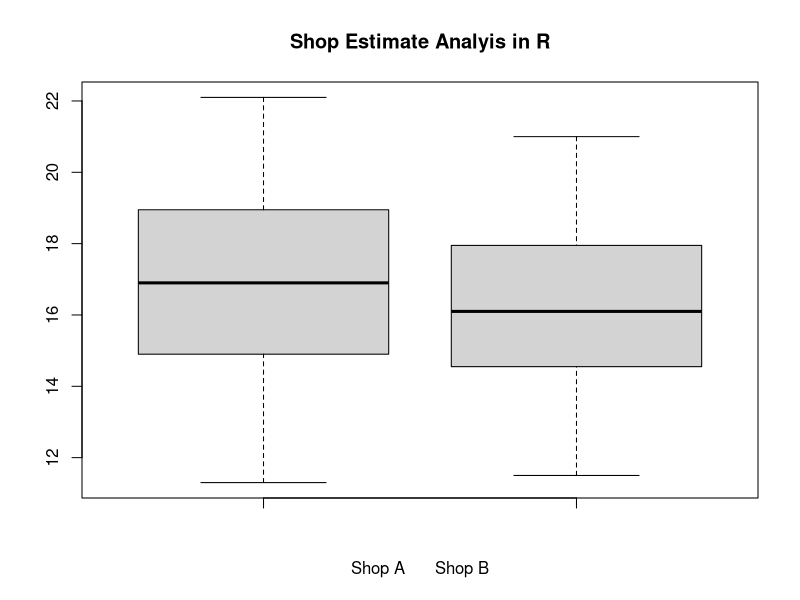
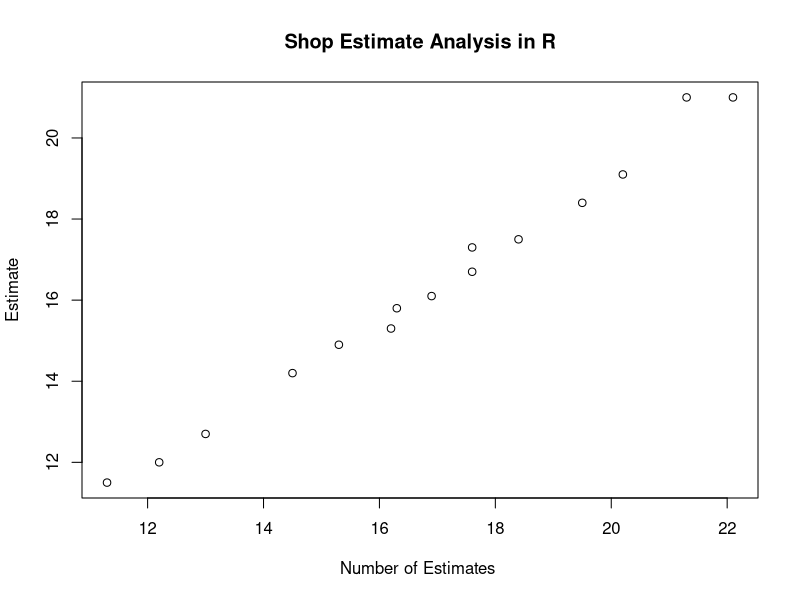

These charts were generated, in order, by the following R code:
# Fredrick Ryans
# Statistics 500: Cost Estimation Analysis
# 08/12/2020
#
# PROBLEM
# This program analyzes the pricing of two repair shop companies to 
# see if one shop is charging more than the other.

shopA = c(17.6, 20.2, 19.5, 11.3, 13, 16.3, 15.3, 16.2, 12.2, 14.5, 21.3, 22.1, 16.9, 17.6, 18.4)
shopB = c(17.3, 19.1, 18.4, 11.5, 12.7, 15.8, 14.9, 15.3, 12, 14.2, 21, 21, 16.1, 16.7, 17.5)

print("Shop A")
sd(shopA)
summary(shopA)

print ("Shop B")
sd(shopB)
summary(shopB)

boxplot(shopA, shopB, main="Shop Estimate Analyis in R",xlab="Shop A      Shop B", ylab="")

plot(shopA, shopB, main="Shop Estimate Analysis in R", xlab = "Number of Estimates ", ylab="Estimate")

print("T-test")
t.test(shopA, shopB,alternative = "two.sided",paired = FALSE, var.equal = TRUE, conf.level = 0.95)


# SOURCES-----------------------------------------------------------------------
# [1] https://www.statmethods.net/stats/ttest.html
# [2] http://www.statskingdom.com/140MeanT2eq.html
# [3] #https://www.khanacademy.org/math/ap-statistics/two-sample-inference/two-sample-t-test-means/v/alternative-hypothesis-for-2-sample-t-test
